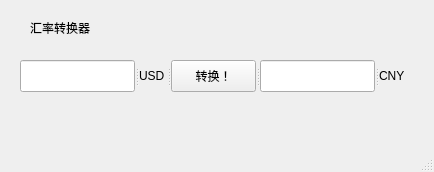
<?xml version="1.0" encoding="UTF-8"?>
<ui version="4.0">
 <class>MainWindow</class>
 <widget class="QMainWindow" name="MainWindow">
  <property name="geometry">
   <rect>
    <x>0</x>
    <y>0</y>
    <width>434</width>
    <height>172</height>
   </rect>
  </property>
  <property name="windowTitle">
   <string>Conversion</string>
  </property>
  <widget class="QWidget" name="centralwidget">
   <widget class="QLabel" name="label">
    <property name="geometry">
     <rect>
      <x>30</x>
      <y>20</y>
      <width>81</width>
      <height>16</height>
     </rect>
    </property>
    <property name="text">
     <string>汇率转换器</string>
    </property>
   </widget>
   <widget class="QSplitter" name="splitter">
    <property name="geometry">
     <rect>
      <x>20</x>
      <y>60</y>
      <width>387</width>
      <height>32</height>
     </rect>
    </property>
    <property name="orientation">
     <enum>Qt::Horizontal</enum>
    </property>
    <widget class="QLineEdit" name="lineEdit"/>
    <widget class="QLabel" name="label_2">
     <property name="text">
      <string>USD</string>
     </property>
    </widget>
    <widget class="QPushButton" name="pushButton">
     <property name="text">
      <string>转换！</string>
     </property>
    </widget>
    <widget class="QLineEdit" name="lineEdit_2"/>
    <widget class="QLabel" name="label_3">
     <property name="text">
      <string>CNY</string>
     </property>
    </widget>
   </widget>
  </widget>
  <widget class="QMenuBar" name="menubar">
   <property name="geometry">
    <rect>
     <x>0</x>
     <y>0</y>
     <width>434</width>
     <height>22</height>
    </rect>
   </property>
  </widget>
  <widget class="QStatusBar" name="statusbar"/>
 </widget>
 <resources/>
 <connections/>
</ui>
